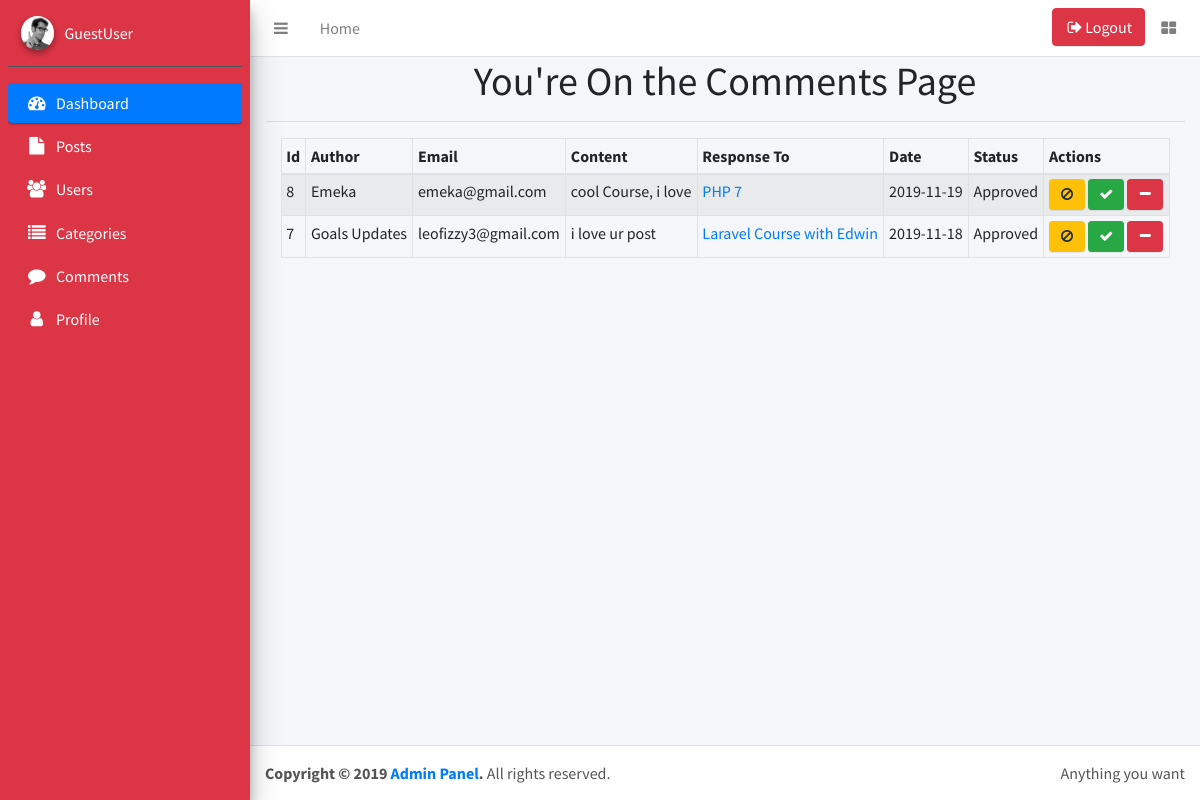
Page /admin/index.php?pages=comments on the committed database.
### tables this page shows
CREATE TABLE `comments` (
  `comment_id` int(255) NOT NULL,
  `comment_post_id` int(255) NOT NULL,
  `comment_author` varchar(255) NOT NULL,
  `author_email` varchar(255) NOT NULL,
  `comment_content` text NOT NULL,
  `comment_status` varchar(255) NOT NULL,
  `comment_date` date NOT NULL
);

CREATE TABLE `posts` (
  `post_id` int(11) NOT NULL,
  `post_cat_id` int(11) NOT NULL,
  `post_title` varchar(255) NOT NULL,
  `post_author` varchar(255) NOT NULL,
  `post_date` date NOT NULL,
  `post_image` text NOT NULL,
  `post_content` text NOT NULL,
  `post_tags` varchar(255) NOT NULL,
  `post_status` varchar(255) NOT NULL DEFAULT 'draft'
);

### admin/pages/comments.php (the view, shortened to what this page needs)
<h1 class="text-center">You're On the Comments Page</h1> <hr/>
<div class="container">
    <div class="col-md-12 mx-auto">
        <div class="table-responsive">
            <table class="table table-bordered table-sm table-hover table-striped">
                <thead>
                    <tr>
                        <th>Id</th>
                        <th>Author</th>
                        <th>Email</th>
                        <th>Content</th>
                        <th>Response To</th>
                        <th>Date</th>
                        <th>Status</th>
                        <th>Actions</th>
                    </tr>
                </thead>
                <tbody>
                    <?php
                        $sql = "select * from comments order by comment_id desc";
                        $query = $connection->query($sql) or die('Query Failed... '.$connection->error);
                        if ($query->num_rows > 0) {
                            while ($row = $query->fetch_assoc()) {
                                $comment_id = $row['comment_id'];
                                $com_post_id = $row['comment_post_id'];
                    ?>
                        <tr>
                            <td><?php echo $row['comment_id']; ?></td>
                            <td><?php echo $row['comment_author']; ?></td>
                            <td><?php echo $row['author_email']; ?></td>
                            <td><?php echo substr($row['comment_content'], 0, 20); ?></td>
                        <?php
                            $select_sql = "select * from posts where post_id = $com_post_id";
                            $select_query = $connection->query($select_sql) or die('Error... '.$connection->error );
                            $post_row = $select_query->fetch_assoc();
                        ?>
                            <td>
                                <a href="../post.php?post_id=<?php echo $post_row['post_id'] ?>">
                                <?php echo substr($post_row['post_title'], 0, 50); ?></a>
                            </td>
                            <td><?php echo $row['comment_date']; ?></td>
                            <td><?php echo $row['comment_status']; ?></td>
                            <td>
                                <a class="btn btn-warning btn-sm" href="?pages=comments&unapprove_id=<?php echo $comment_id ?>">
                                    <i class="fa fa-ban fa-fw"></i>
                                </a>
                                <a class="btn btn-success btn-sm" href="?pages=comments&approve_id=<?php echo $comment_id ?>">
                                    <i class="fa fa-check fa-fw"></i>
                                </a>
                                <a onClick="javascript: return confirm('Delete Comment?')" class="btn btn-danger btn-sm" href="?pages=comments&com_id=<?php echo $comment_id ?>">
                                    <i class="fa fa-minus fa-fw"></i>
                                </a>
                            </td>
                        </tr>
                        <?php    }
                        }
                    ?>
                </tbody>
            </table>
        </div>
    </div>
</div>

### rows in the picture
comments: comment_id "8", comment_author "Emeka", author_email "emeka@gmail.com", comment_content "cool Course, i love", posts.post_title "PHP 7", comment_date "2019-11-19", comment_status "Approved"
comments: comment_id "7", comment_author "Goals Updates", author_email "leofizzy3@gmail.com", comment_content "i love ur post", posts.post_title "Laravel Course with Edwin", comment_date "2019-11-18", comment_status "Approved"
